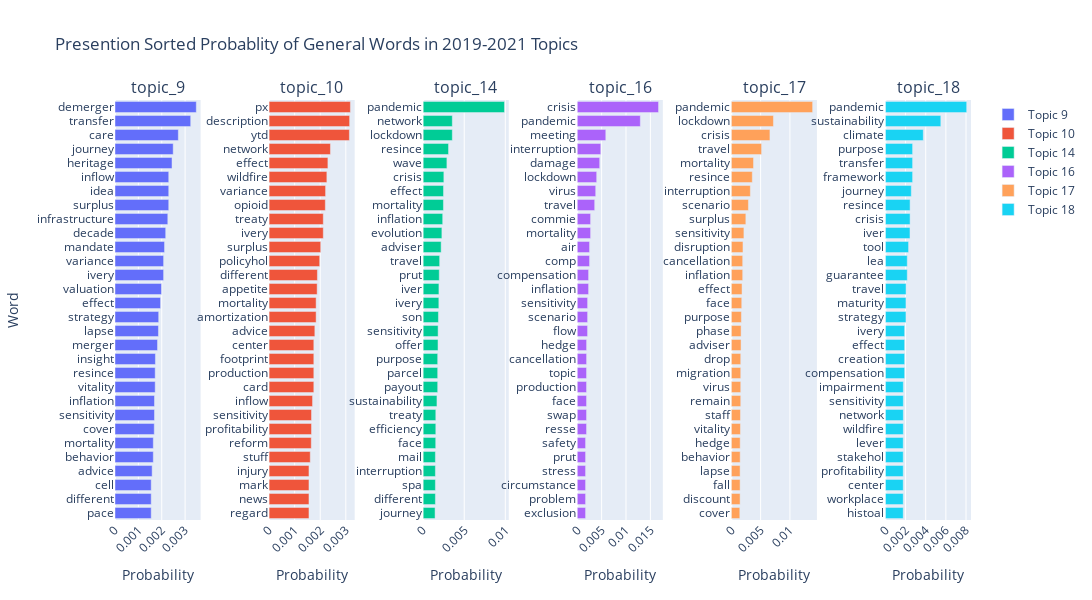

Source (notebook cell):
### Code cell
fig = make_subplots(
    rows=1, cols=6,
    column_widths=[2.,2.,2.,2.,2.,2.],
    row_heights=[1.],
    specs=[
        [{"type": "bar"}, {"type": "bar"}, {"type": "bar"}, {"type": "bar"}, {"type": "bar"}, {"type": "bar"}],
        ], 
    subplot_titles=("topic_9", "topic_10", "topic_14", "topic_16", "topic_17", "topic_18"),
    vertical_spacing=0.15,
    horizontal_spacing=0.08,
        )

recent_list = [8,9,13,15,16,17]
column_list = [1,2,3,4,5,6]
timepoint_list = [[34],[32],[40],[37],[38],[39]]

for i in range(0,len(recent_list)):
    wt_single_tp = pd.DataFrame()
    wt_single_tp_alltime = wt[wt['k']==recent_list[i]]
    for k in timepoint_list[i]:
        tmp = wt_single_tp_alltime[wt_single_tp_alltime['timepoint']==k]
        wt_single_tp = wt_single_tp.append(tmp)
        del tmp

    wt_single_tp = wt_single_tp[['word', 'prob']]
    # df_tp6 groupby 'word' agg 'prob'
    wt_single_tp = wt_single_tp.groupby('word').agg({'prob':'sum'})
    wt_single_tp = wt_single_tp.reset_index()
    wt_single_tp = wt_single_tp.sort_values(by='prob', ascending=False)
    wt_single_tp = wt_single_tp.reset_index(drop=True)
    wt_single_tp = wt_single_tp.head(30).sort_values(by='prob', ascending=True)
    wt_single_tp = wt_single_tp.reset_index(drop=True)
    # print("==============","Topic {}".format(recent_list[i] + 1),"================")
    # print(wt_single_tp['word'])

    fig.add_trace(go.Bar(
        y=wt_single_tp['word'],
        x=wt_single_tp['prob'],
        name="Topic {}".format(recent_list[i] + 1),
        # make the bar virtical
        orientation='h',
        ), row=1, col=column_list[i])

fig.update_layout(
    height=600,
    width=1200,
    title_text="Presention Sorted Probablity of General Words in 2019-2021 Topics",
    xaxis1_title = 'Probability',
    xaxis2_title = 'Probability',
    xaxis3_title = 'Probability',
    xaxis4_title = 'Probability',
    xaxis5_title = 'Probability',
    xaxis6_title = 'Probability',
    yaxis1_title = 'Word',
    # make the ytick label virtical
    xaxis1_tickangle=-45,
    xaxis2_tickangle=-45,
    xaxis3_tickangle=-45,
    xaxis4_tickangle=-45,
    xaxis5_tickangle=-45,
    xaxis6_tickangle=-45,
    legend_tracegroupgap = 180,

    )

fig.show()

### Figure 1 — Plotly figure (JSON) as saved in the notebook; plotly's stock layout.template omitted (floating-point values rounded to 4 significant figures)
{"data": [{"name": "Topic 9", "orientation": "h", "type": "bar", "x": [0.00155, 0.00155, 0.00155, 0.00159, 0.00164, 0.00164, 0.00168, 0.00169, 0.00169, 0.00172, 0.00172, 0.00173, 0.00182, 0.00186, 0.00187, 0.00195, 0.00199, 0.00208, 0.00208, 0.00212, 0.00217, 0.00226, 0.0023, 0.0023, 0.0023, 0.00244, 0.00249, 0.00271, 0.00324, 0.00348], "xaxis": "x", "y": ["pace", "diﬀerent", "cell", "advice", "behavior", "mortality", "cover", "sensitivity", "inflation", "vitality", "resince", "insight", "merger", "lapse", "strategy", "eﬀect", "valuation", "ivery", "variance", "mandate", "decade", "infrastructure", "surplus", "idea", "inflow", "heritage", "journey", "care", "transfer", "demerger"], "yaxis": "y"}, {"name": "Topic 10", "orientation": "h", "type": "bar", "x": [0.00156, 0.00156, 0.00156, 0.00156, 0.00161, 0.00165, 0.00166, 0.00166, 0.0017, 0.00175, 0.00175, 0.00175, 0.00175, 0.00179, 0.00184, 0.00184, 0.00188, 0.00189, 0.00198, 0.00202, 0.00212, 0.00212, 0.0022, 0.00221, 0.00226, 0.0023, 0.0024, 0.00314, 0.00315, 0.00318], "xaxis": "x2", "y": ["regard", "news", "mark", "injury", "stuff", "reform", "proﬁtability", "sensitivity", "inflow", "card", "production", "footprint", "center", "advice", "amortization", "mortality", "appetite", "diﬀerent", "policyhol", "surplus", "ivery", "treaty", "opioid", "variance", "wildfire", "eﬀect", "network", "ytd", "description", "px"], "yaxis": "y2"}, {"name": "Topic 14", "orientation": "h", "type": "bar", "x": [0.00145, 0.00149, 0.00149, 0.00149, 0.00149, 0.00153, 0.00154, 0.00154, 0.00168, 0.00177, 0.00177, 0.00177, 0.00181, 0.00182, 0.00186, 0.00191, 0.00192, 0.00196, 0.00201, 0.00219, 0.00228, 0.00238, 0.00247, 0.00248, 0.00252, 0.00289, 0.00309, 0.00355, 0.00355, 0.0099], "xaxis": "x3", "y": ["journey", "diﬀerent", "spa", "interruption", "mail", "face", "eﬃciency", "treaty", "sustainability", "payout", "parcel", "purpose", "oﬀer", "sensitivity", "son", "ivery", "iver", "prut", "travel", "adviser", "evolution", "inflation", "mortality", "eﬀect", "crisis", "wave", "resince", "lockdown", "network", "pandemic"], "yaxis": "y3"}, {"name": "Topic 16", "orientation": "h", "type": "bar", "x": [0.00171, 0.00171, 0.00171, 0.00171, 0.00171, 0.00171, 0.00191, 0.00191, 0.00191, 0.00191, 0.00191, 0.00192, 0.00192, 0.00212, 0.00213, 0.00213, 0.00233, 0.00233, 0.00253, 0.00253, 0.00274, 0.00274, 0.00358, 0.00379, 0.00399, 0.00461, 0.00483, 0.00586, 0.01294, 0.01668], "xaxis": "x4", "y": ["exclusion", "problem", "circumstance", "stress", "prut", "safety", "resse", "swap", "face", "production", "topic", "cancellation", "hedge", "ﬂow", "scenario", "sensitivity", "inflation", "compensation", "comp", "air", "mortality", "commie", "travel", "virus", "lockdown", "damage", "interruption", "meeting", "pandemic", "crisis"], "yaxis": "y4"}, {"name": "Topic 17", "orientation": "h", "type": "bar", "x": [0.00145, 0.0015, 0.0015, 0.0015, 0.00151, 0.00151, 0.00156, 0.00156, 0.00161, 0.00161, 0.00161, 0.00161, 0.00166, 0.00167, 0.00172, 0.00178, 0.00183, 0.00194, 0.00194, 0.00199, 0.00215, 0.00248, 0.00292, 0.00325, 0.00358, 0.00379, 0.00517, 0.00659, 0.00719, 0.01388], "xaxis": "x5", "y": ["cover", "discount", "fall", "lapse", "behavior", "hedge", "vitality", "staff", "remain", "virus", "migration", "drop", "adviser", "phase", "purpose", "face", "eﬀect", "inflation", "cancellation", "disruption", "sensitivity", "surplus", "scenario", "interruption", "resince", "mortality", "travel", "crisis", "lockdown", "pandemic"], "yaxis": "y5"}, {"name": "Topic 18", "orientation": "h", "type": "bar", "x": [0.00177, 0.00177, 0.00177, 0.00177, 0.00177, 0.00177, 0.00178, 0.00178, 0.00178, 0.00178, 0.00191, 0.00191, 0.00191, 0.00191, 0.00204, 0.00204, 0.00205, 0.00217, 0.00217, 0.0023, 0.00244, 0.00245, 0.00245, 0.00257, 0.0027, 0.0027, 0.0027, 0.00376, 0.0055, 0.00807], "xaxis": "x6", "y": ["histoal", "workplace", "center", "proﬁtability", "stakehol", "lever", "wildfire", "network", "sensitivity", "impairment", "compensation", "creation", "eﬀect", "ivery", "strategy", "maturity", "travel", "guarantee", "lea", "tool", "iver", "crisis", "resince", "journey", "framework", "transfer", "purpose", "climate", "sustainability", "pandemic"], "yaxis": "y6"}], "layout": {"annotations": [{"font": {"size": 16}, "showarrow": false, "text": "topic_9", "x": 0.05, "xanchor": "center", "xref": "paper", "y": 1, "yanchor": "bottom", "yref": "paper"}, {"font": {"size": 16}, "showarrow": false, "text": "topic_10", "x": 0.23, "xanchor": "center", "xref": "paper", "y": 1, "yanchor": "bottom", "yref": "paper"}, {"font": {"size": 16}, "showarrow": false, "text": "topic_14", "x": 0.41, "xanchor": "center", "xref": "paper", "y": 1, "yanchor": "bottom", "yref": "paper"}, {"font": {"size": 16}, "showarrow": false, "text": "topic_16", "x": 0.59, "xanchor": "center", "xref": "paper", "y": 1, "yanchor": "bottom", "yref": "paper"}, {"font": {"size": 16}, "showarrow": false, "text": "topic_17", "x": 0.77, "xanchor": "center", "xref": "paper", "y": 1, "yanchor": "bottom", "yref": "paper"}, {"font": {"size": 16}, "showarrow": false, "text": "topic_18", "x": 0.95, "xanchor": "center", "xref": "paper", "y": 1, "yanchor": "bottom", "yref": "paper"}], "height": 600, "legend": {"tracegroupgap": 180}, "title": {"text": "Presention Sorted Probablity of General Words in 2019-2021 Topics"}, "width": 1200, "xaxis": {"anchor": "y", "domain": [0, 0.1], "tickangle": -45, "title": {"text": "Probability"}}, "xaxis2": {"anchor": "y2", "domain": [0.18, 0.28], "tickangle": -45, "title": {"text": "Probability"}}, "xaxis3": {"anchor": "y3", "domain": [0.36, 0.46], "tickangle": -45, "title": {"text": "Probability"}}, "xaxis4": {"anchor": "y4", "domain": [0.54, 0.64], "tickangle": -45, "title": {"text": "Probability"}}, "xaxis5": {"anchor": "y5", "domain": [0.72, 0.82], "tickangle": -45, "title": {"text": "Probability"}}, "xaxis6": {"anchor": "y6", "domain": [0.9, 1.0], "tickangle": -45, "title": {"text": "Probability"}}, "yaxis": {"anchor": "x", "domain": [0, 1], "title": {"text": "Word"}}, "yaxis2": {"anchor": "x2", "domain": [0, 1]}, "yaxis3": {"anchor": "x3", "domain": [0, 1]}, "yaxis4": {"anchor": "x4", "domain": [0, 1]}, "yaxis5": {"anchor": "x5", "domain": [0, 1]}, "yaxis6": {"anchor": "x6", "domain": [0, 1]}}}
